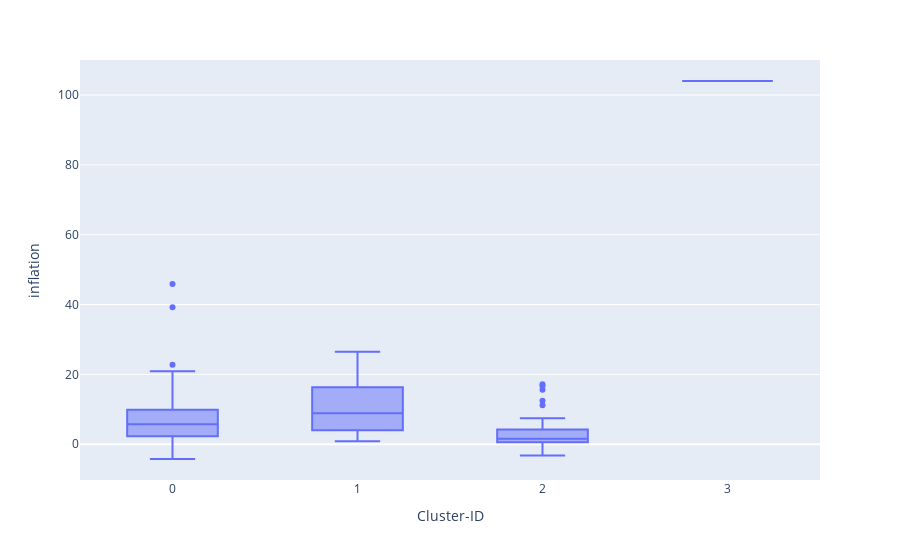

The notebook cell this image was saved under:
### Code cell
px.box(country_df2,y='inflation',x='Cluster-ID')

### Figure 1 — Plotly figure (JSON) as saved in the notebook; plotly's stock layout.template omitted (floating-point values rounded to 4 significant figures; data arrays with more than 128 entries replaced by an {"elided": "..."} marker saying what was removed)
{"data": [{"alignmentgroup": "True", "hovertemplate": "Cluster-ID=%{x}<br>inflation=%{y}<extra></extra>", "legendgroup": "", "marker": {"color": "#636efa"}, "name": "", "notched": false, "offsetgroup": "", "orientation": "v", "showlegend": false, "type": "box", "x": {"elided": "167 int values"}, "x0": " ", "xaxis": "x", "y": {"elided": "167 float values"}, "y0": " ", "yaxis": "y"}], "layout": {"boxmode": "group", "legend": {"tracegroupgap": 0}, "margin": {"t": 60}, "xaxis": {"anchor": "y", "domain": [0, 1], "title": {"text": "Cluster-ID"}}, "yaxis": {"anchor": "x", "domain": [0, 1], "title": {"text": "inflation"}}}}
